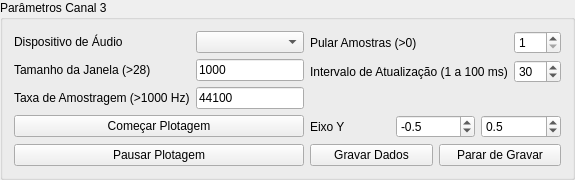
             <widget class="QGroupBox" name="groupBox_3">
              <property name="title">
               <string>Parâmetros Canal 3</string>
              </property>
              <layout class="QGridLayout" name="gridLayout_17">
               <item row="2" column="1">
                <layout class="QVBoxLayout" name="verticalLayout_8">
                 <item>
                  <layout class="QHBoxLayout" name="horizontalLayout_2">
                   <item>
                    <widget class="QPushButton" name="pushButton_15">
                     <property name="text">
                      <string>Gravar Dados</string>
                     </property>
                    </widget>
                   </item>
                   <item>
                    <widget class="QPushButton" name="pushButton_14">
                     <property name="text">
                      <string>Parar de Gravar</string>
                     </property>
                    </widget>
                   </item>
                  </layout>
                 </item>
                </layout>
               </item>
               <item row="1" column="1">
                <layout class="QGridLayout" name="gridLayout_19">
                 <item row="0" column="0">
                  <widget class="QLabel" name="label_25">
                   <property name="text">
                    <string>Eixo Y</string>
                   </property>
                  </widget>
                 </item>
                 <item row="0" column="2">
                  <widget class="QDoubleSpinBox" name="doubleSpinBox_yrangemax_3">
                   <property name="decimals">
                    <number>1</number>
                   </property>
                   <property name="maximum">
                    <double>1.000000000000000</double>
                   </property>
                   <property name="singleStep">
                    <double>0.100000000000000</double>
                   </property>
                   <property name="value">
                    <double>0.500000000000000</double>
                   </property>
                  </widget>
                 </item>
                 <item row="0" column="1">
                  <widget class="QDoubleSpinBox" name="doubleSpinBox_yrangemin_3">
                   <property name="decimals">
                    <number>1</number>
                   </property>
                   <property name="minimum">
                    <double>-1.000000000000000</double>
                   </property>
                   <property name="maximum">
                    <double>0.000000000000000</double>
                   </property>
                   <property name="singleStep">
                    <double>0.100000000000000</double>
                   </property>
                   <property name="value">
                    <double>-0.500000000000000</double>
                   </property>
                  </widget>
                 </item>
                </layout>
               </item>
               <item row="0" column="0">
                <layout class="QGridLayout" name="gridLayout_18">
                 <item row="1" column="0">
                  <widget class="QLabel" name="label_24">
                   <property name="text">
                    <string>Tamanho da Janela (&gt;28)</string>
                   </property>
                  </widget>
                 </item>
                 <item row="1" column="1">
                  <widget class="QLineEdit" name="lineEdit_5">
                   <property name="text">
                    <string>1000</string>
                   </property>
                  </widget>
                 </item>
                 <item row="0" column="1">
                  <widget class="QComboBox" name="comboBox_3"/>
                 </item>
                 <item row="0" column="0">
                  <widget class="QLabel" name="label_23">
                   <property name="text">
                    <string>Dispositivo de Áudio</string>
                   </property>
                  </widget>
                 </item>
                 <item row="2" column="0">
                  <widget class="QLabel" name="label_22">
                   <property name="text">
                    <string>Taxa de Amostragem (&gt;1000 Hz)</string>
                   </property>
                  </widget>
                 </item>
                 <item row="2" column="1">
                  <widget class="QLineEdit" name="lineEdit_6">
                   <property name="text">
                    <string>44100</string>
                   </property>
                  </widget>
                 </item>
                </layout>
               </item>
               <item row="0" column="1">
                <layout class="QVBoxLayout" name="verticalLayout_7">
                 <item>
                  <layout class="QGridLayout" name="gridLayout_20">
                   <item row="0" column="1">
                    <widget class="QSpinBox" name="spinBox_downsample_3">
                     <property name="minimum">
                      <number>1</number>
                     </property>
                     <property name="value">
                      <number>1</number>
                     </property>
                    </widget>
                   </item>
                   <item row="1" column="1">
                    <widget class="QSpinBox" name="spinBox_updateInterval_3">
                     <property name="minimum">
                      <number>1</number>
                     </property>
                     <property name="maximum">
                      <number>100</number>
                     </property>
                     <property name="value">
                      <number>30</number>
                     </property>
                    </widget>
                   </item>
                   <item row="0" column="0">
                    <widget class="QLabel" name="label_26">
                     <property name="text">
                      <string>Pular Amostras (&gt;0)</string>
                     </property>
                    </widget>
                   </item>
                   <item row="1" column="0">
                    <widget class="QLabel" name="label_27">
                     <property name="text">
                      <string>Intervalo de Atualização (1 a 100 ms)</string>
                     </property>
                    </widget>
                   </item>
                   <item row="2" column="0" colspan="2">
                    <widget class="QWidget" name="widget_7" native="true"/>
                   </item>
                  </layout>
                 </item>
                </layout>
               </item>
               <item row="1" column="0">
                <widget class="QPushButton" name="pushButton_8">
                 <property name="text">
                  <string>Começar Plotagem</string>
                 </property>
                </widget>
               </item>
               <item row="2" column="0">
                <widget class="QPushButton" name="pushButton_7">
                 <property name="text">
                  <string>Pausar Plotagem</string>
                 </property>
                </widget>
               </item>
              </layout>
             </widget>
